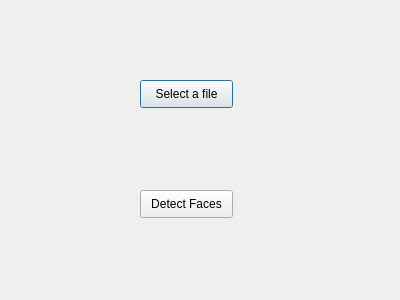
<?xml version="1.0" encoding="UTF-8"?>
<ui version="4.0">
 <class>Dialog</class>
 <widget class="QDialog" name="Dialog">
  <property name="geometry">
   <rect>
    <x>0</x>
    <y>0</y>
    <width>400</width>
    <height>300</height>
   </rect>
  </property>
  <property name="windowTitle">
   <string>Dialog</string>
  </property>
  <widget class="QPushButton" name="selectpic">
   <property name="geometry">
    <rect>
     <x>140</x>
     <y>80</y>
     <width>93</width>
     <height>28</height>
    </rect>
   </property>
   <property name="text">
    <string>Select a file</string>
   </property>
  </widget>
  <widget class="QPushButton" name="facedetect">
   <property name="geometry">
    <rect>
     <x>140</x>
     <y>190</y>
     <width>93</width>
     <height>28</height>
    </rect>
   </property>
   <property name="text">
    <string>Detect Faces</string>
   </property>
  </widget>
 </widget>
 <resources/>
 <connections/>
</ui>
